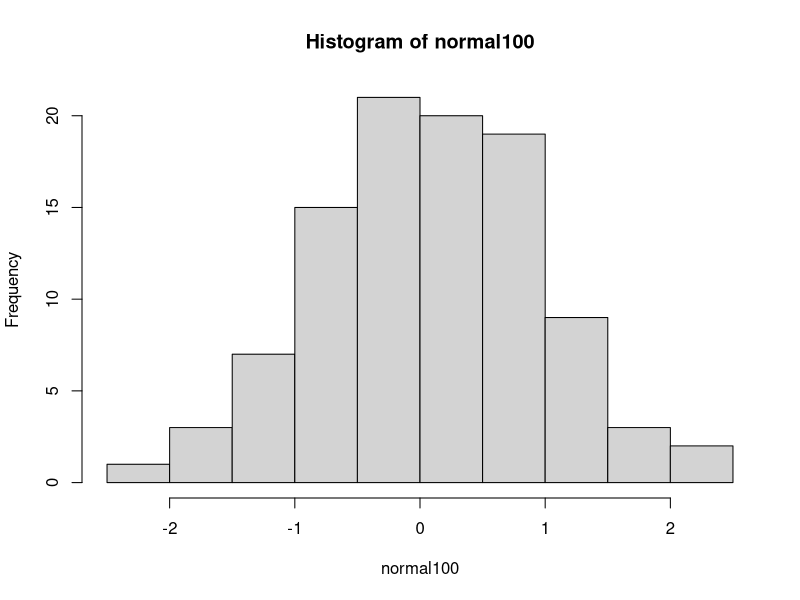
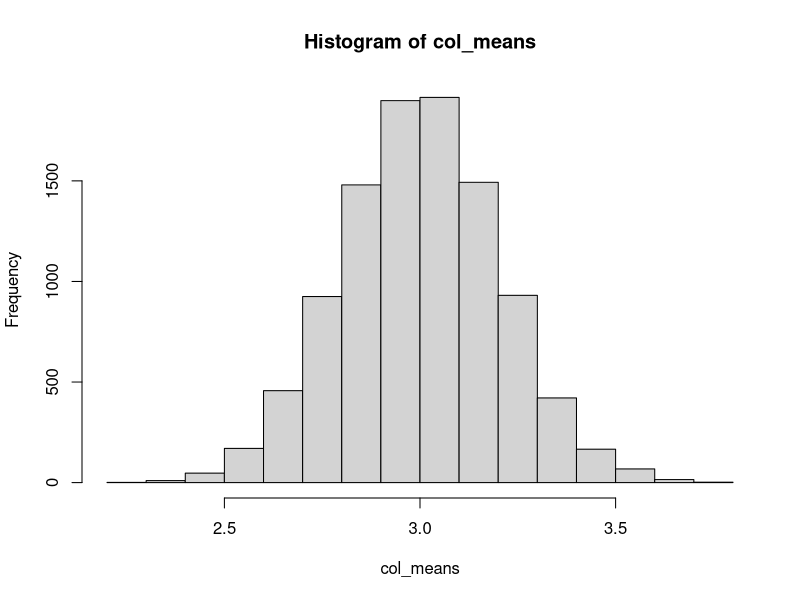

Source code (R) for these figures, in order:
## ---- chunk 1
set.seed(1) # Please don't remove this code!
## ---- chunk 2
rnorm(n = 5, mean = 10, sd = 3)
## ---- chunk 3
normal100 <- rnorm(n = 100)
mean(normal100)
sd(normal100)
## ---- chunk 4
hist(normal100)
## ---- chunk 5
normal10 <- rnorm(n = 10)
normal1000 <- rnorm(n = 1000)
normal10000 <- rnorm(n = 10000)
normal100000 <- rnorm(n = 100000)
## ---- chunk 6
sample_means <- c(mean(normal10), mean(normal100), mean(normal1000), mean(normal10000), mean(normal100000))
sample_means
length(sample_means)
## ---- chunk 7
normal1mil <- rnorm(n = 1000000, mean = 3, sd = 2)
mean(normal1mil)
sd(normal1mil)
## ---- chunk 8
mean(normal1mil[normal1mil > 3])
## ---- chunk 9
normal1mil_mat <- matrix(normal1mil, ncol = 10000)
## ---- chunk 10
mean(normal1mil_mat[,1234])
## ---- chunk 11
samp_size <- 100
col_means <- colSums(normal1mil_mat)/samp_size
## ---- chunk 12
hist(col_means)
